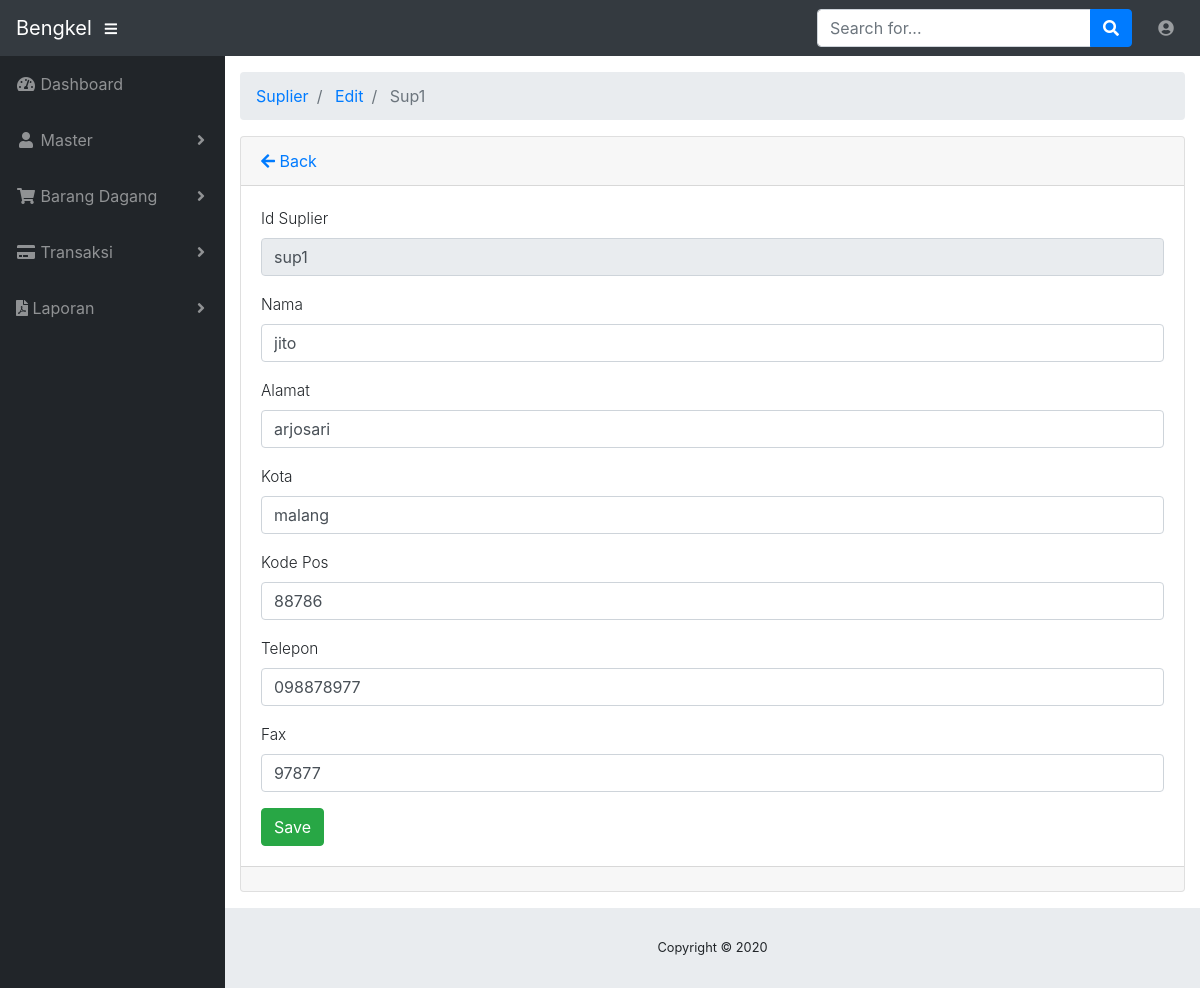
The page /suplier/edit/sup1 on the database its author committed.
### tables this page shows
CREATE TABLE `suplier` (
  `id` varchar(10) NOT NULL,
  `nama` varchar(25) NOT NULL,
  `alamat` varchar(225) NOT NULL,
  `kota` varchar(25) NOT NULL,
  `kodepos` varchar(10) DEFAULT NULL,
  `tlp` varchar(30) DEFAULT NULL,
  `fax` varchar(25) DEFAULT NULL
);

### application/controllers/Suplier.php (called while the page is built, shortened)
<?php
class Suplier extends CI_Controller
{
    public function __construct()
    {
        $this->load->model("sup_model");
        $this->load->model('m_kat');
        $this->load->library('form_validation');
    }
    public function edit($id = null)
    {
        $suplier = $this->sup_model;
        $data["suplier"] = $suplier->getById($id);
        $this->load->view('templates/header');
        $this->load->view("admin/master/suplier/edit", $data);
        $this->load->view('templates/footer');
    }
}

### index.php (called while the page is built, shortened)
<?php
require_once BASEPATH.'core/CodeIgniter.php';

### application/models/Sup_model.php (called while the page is built, shortened)
<?php defined('BASEPATH') OR exit('No direct access allowed');
class Sup_model extends CI_Model
{
	private $_table = "suplier";
	public function getById($id)
	{
		return $this->db->get_where($this->_table,["id" => $id])->row();
	}
}
?>

### application/views/admin/master/suplier/edit.php (the view, shortened to what this page needs)
<!DOCTYPE html>
<html lang="en">
<head>
</head>
<body id="page-top">
	<div id="wrapper">
		<div id="content-wrapper">
			<div class="container-fluid">
				<div class="card mb-3">
					<div class="card-header">
						<a href="<?php echo site_url('suplier') ?>"><i class="fas fa-arrow-left"></i> Back</a>
					</div>
					<div class="card-body">
						<form action="<?php base_url('suplier/edit') ?>" method="post" enctype="multipart/form-data" >
							<div class="form-group">
								<label for="id">Id Suplier</label>
								<input class="form-control <?php echo form_error('id') ? 'is-invalid':'' ?>"
								 type="text" name="id" placeholder="ID Suplier" value="<?php echo $suplier->id ?>" readonly/>
							</div>
							<div class="form-group">
								<label for="nama">Nama</label>
								<input class="form-control <?php echo form_error('nama') ? 'is-invalid':'' ?>"
								 type="text" name="nama" placeholder="Suplier Name" value="<?php echo $suplier->nama ?>"/>
							</div>
							<div class="form-group">
								<label for="alamat">Alamat</label>
								<input class="form-control <?php echo form_error('alamat') ? 'is-invalid':'' ?>"
								 type="text" name="alamat" placeholder="Alamat" value="<?php echo $suplier->alamat ?>"/>
							</div>
							<div class="form-group">
								<label for="kota">Kota</label>
								<input class="form-control <?php echo form_error('kota') ? 'is-invalid':'' ?>"
								 type="text" name="kota" placeholder="Kota" value="<?php echo $suplier->kota ?>"/>
							</div>
							<div class="form-group">
								<label for="kodepos">Kode Pos</label>
								<input class="form-control <?php echo form_error('kodepos') ? 'is-invalid':'' ?>"
								 type="text" name="kodepos" placeholder="Kode Pos" value="<?php echo $suplier->kodepos ?>"/>
							</div>
							<div class="form-group">
								<label for="tlp">Telepon</label>
								<input class="form-control <?php echo form_error('tlp') ? 'is-invalid':'' ?>"
								 type="text" name="tlp" placeholder="Telepon" value="<?php echo $suplier->tlp ?>"/>
							</div>
							<div class="form-group">
								<label for="fax">Fax</label>
								<input class="form-control <?php echo form_error('fax') ? 'is-invalid':'' ?>"
								 type="text" name="fax" placeholder="Fax" value="<?php echo $suplier->fax ?>"/>
							</div>
							<input class="btn btn-success" type="submit" name="btn" value="Save" />
						</form>
					</div>
					<div class="card-footer small text-muted">
					</div>
				</div>
			</div>
		</div>
</body>
</html>

### assets/css/dolands-ux.css (style rules this page uses)
html,body { background: #FFFFFF; color: #515365; font-family: 'Roboto','Helvetica','Calibri'; overflow-x: hidden; height: 100%; width: 100%; -webkit-transition: all 0.4s ease-in-out; -moz-transition: all 0.4s ease-in-out; -ms-transition: all 0.4s ease-in-out; -o-transition: all 0.4s ease-in-out; transition: all 0.4s ease-in-out; }
* { box-sizing: border-box; margin: 0; padding: 0; }
label { font-size: 0.960rem; }
label,p { font-weight: 300; }
a { color: #008AEF; text-decoration: none; }

### rows shown on the page
suplier: id "sup1", nama "jito", alamat "arjosari", kota "malang", kodepos "88786", tlp "098878977", fax "97877"

### other values the page prints
$segment "Suplier"
$segment "Edit"
$segment "Sup1"
Date('Y') "2020"
